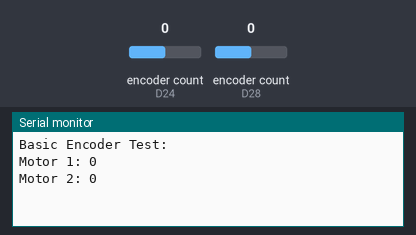
The sketch below on a simulated Arduino Zero (SAMD21). Parts: the last lines printed to the serial monitor. The inputs (shaded band) are chosen by the test bench; at power-on: encoder count (sensors on D24, D28) 0.

Above: at 1.2 s.
1.3 s: encoder count (sensor on D24) set to 1
At 2.5 s:
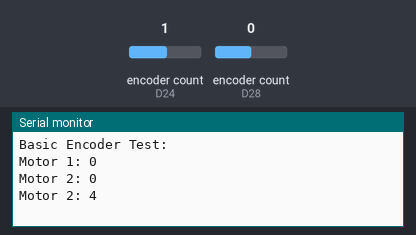
2.8 s: encoder count (sensor on D28) set to 1
At 3.8 s:
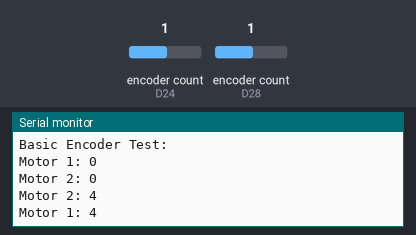
4.3 s: encoder count (sensor on D24) set to 2
At 5.0 s:
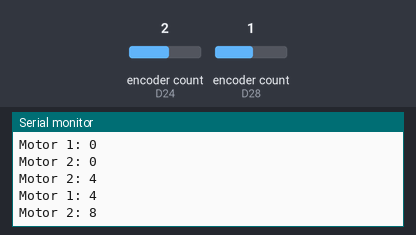
5.8 s: encoder count (sensor on D28) set to 2
At 7.3 s:
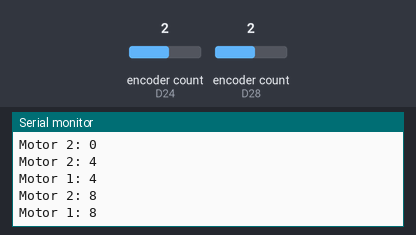
Timing chart, 0 to 8.3 s (numbered marks = the images above; inputs shaded):
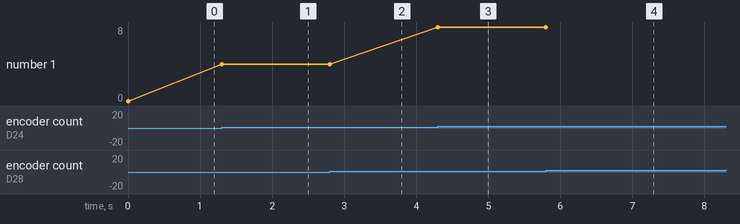

The sketch:

ex_4_1_ReadingPositions.ino
```cpp
#define ENCpin1_1 28
#define ENCpin1_2 29
#define ENCpin2_1 24
#define ENCpin2_2 25

#include <Encoder.h>

Encoder myEnc1(ENCpin1_1, ENCpin1_2);
Encoder myEnc2(ENCpin2_1, ENCpin2_2);

void setup() {
  SerialUSB.begin(9600);
  while(!SerialUSB);
  SerialUSB.println("Basic Encoder Test:");
}

long oldPosition1  = -999;
long oldPosition2  = -999;

void loop() {
  long newPosition1 = myEnc1.read();
  if (newPosition1 != oldPosition1) {
    oldPosition1 = newPosition1;
    SerialUSB.print("Motor 1: ");
    SerialUSB.println(newPosition1);
  }
  long newPosition2 = myEnc2.read();
    if (newPosition2 != oldPosition2) {
    oldPosition2 = newPosition2;
    SerialUSB.print("Motor 2: ");
    SerialUSB.println(newPosition2);
  }
}
```

Measured:
- after the input at 1.3 s, the serial monitor: prints a new line at once (image 1)
- after the input at 2.8 s, the serial monitor: prints a new line at once (image 2)
- after the input at 4.3 s, the serial monitor: prints a new line at once (image 3)
- after the input at 5.8 s, the serial monitor: prints a new line at once (image 4)
- plotted number 1: 0 → 4 after the input at 1.3 s, 4 → 8 after the input at 4.3 s
